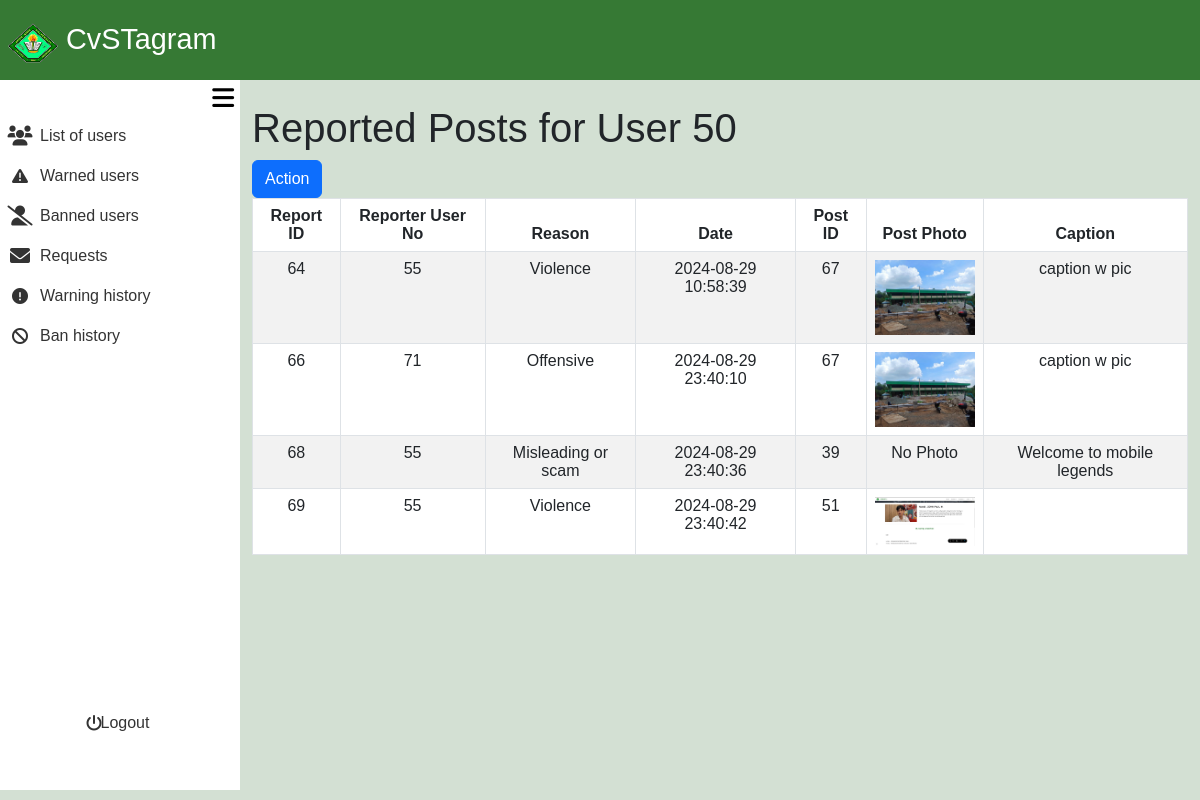
The app's page /admin_area/review_post.php?user_no=50 with its own data.
### tables this page shows
CREATE TABLE `post_reports` (
  `report_id` int(11) NOT NULL,
  `post_id` int(11) NOT NULL,
  `user_no` int(11) NOT NULL,
  `reporter_user_no` int(11) NOT NULL,
  `report_reason` varchar(100) NOT NULL,
  `report_date` timestamp NOT NULL DEFAULT current_timestamp()
);

CREATE TABLE `posts` (
  `post_id` int(11) NOT NULL,
  `user_no` int(11) DEFAULT NULL,
  `relation` varchar(10) DEFAULT NULL,
  `services` varchar(10) DEFAULT NULL,
  `caption` text DEFAULT NULL,
  `postphoto` varchar(255) DEFAULT NULL,
  `timestamp` timestamp NOT NULL DEFAULT current_timestamp()
);

### admin_area/review_post.php (the view, shortened to what this page needs)
<?php
require_once '../include/connect.php';
require_once '../include/bootsrap.php';
?>
<!DOCTYPE html>
<html lang="en">
<head>
    <link rel="stylesheet" href="admin_dashbaord.css?v=<?php echo time(); ?>">
</head>
<body>
<div class="container-fluid screen">
    <div class="container-fluid nav">
        <nav class="navbar">
            <div class="container-fluid navtexticon">
                <a class="navbar-brand px-2" href="#">
                <img src="../images/Cavite_State_University_(CvSU).png" alt="Logo" width="50" height="40" class="d-inline-block align-text-top">
                CvSTagram
                </a>
            </div>
        </nav>
    </div>
    <div class="container-fluid contbody">
    <div class="container-fluid sidenav">
    <div class="container-fluid menubutton">
        <button onclick="toggleSidenav()">
            <i class="fa-solid fa-bars"></i>
        </button>
    </div>
    <div class="container-fluid featurescont">
    <div class="container-fluid buttonlinkside">
                <div class="row">
                        <div class="col">
                            <ul>
                                <li>
                                    <a href="list_of_users.php">
                                        <div class="container-fluid listofusers">
                                            <div class="container-fluid listusericon">
                                                 <i class="fa-solid fa-users fa-lg"></i>
                                            </div>
                                            <div class="container-fluid listofusersname">
                                                List of users
                                            </div>
                                        </div>
                                    </a>
                                </li>
                            </ul>
                        </div>
                    </div>
                    <div class="row">
                        <div class="col">
                            <ul>
                                <li>
                                    <a href="active_warn.php">
                                        <div class="container-fluid listofusers">
                                            <div class="container-fluid listusericon">
                                            <i class="fa-solid fa-triangle-exclamation"></i>
                                            </div>
                                            <div class="container-fluid listofusersname">
                                                Warned users
                                            </div>
                                        </div>
                                    </a>
                                </li>
                            </ul>
                        </div>
                    </div>
                    <div class="row">
                        <div class="col">
                            <ul>
                                <li>
                                    <a href="active_ban.php">
                                        <div class="container-fluid Bannedaccounts">
                                            <div class="container-fluid Bannedaccountsicon">
                                            <i class="fa-solid fa-user-slash fa-lg"></i>
                                            </div>
                                            <div class="container-fluid Bannedaccountsname">
                                                Banned users
                                            </div>
                                        </div>
                                    </a>
                                </li>
                            </ul>
                        </div>
                    </div>
                        <div class="row">
                            <div class="col">
                                <ul>
                                    <li>
                                        <a href="request.php">
                                            <div class="container-fluid Deletedaccounts">
                                                <div class="container-fluid Deletedaccountsicon">
                                                <i class="fa-solid fa-envelope fa-lg"></i>
                                                </div>
                                                <div class="container-fluid Deletedaccountsname">
                                                        Requests
                                                </div>
                                            </div>
                                        </a>
                                    </li>
                                </ul>
                            </div>
                        </div>
                        <div class="row">
                        <div class="col">
                            <ul>
                                <li>
                                    <a href="warned_user.php">
                                        <div class="container-fluid listofusers">
                                            <div class="container-fluid listusericon">
                                            <i class="fa-solid fa-circle-exclamation"></i>
                                            </div>
                                            <div class="container-fluid listofusersname">
                                                Warning history
                                            </div>
                                        </div>
                                    </a>
                                </li>
                            </ul>
                        </div>
                    </div>
                    <div class="row">
                        <div class="col">
                            <ul>
                                <li>
                                    <a href="banned_user.php">
                                        <div class="container-fluid Bannedaccounts">
                                            <div class="container-fluid Bannedaccountsicon">
                                                <i class="fa-solid fa-ban"></i>
                                            </div>
                                            <div class="container-fluid Bannedaccountsname">
                                                Ban history
                                            </div>
                                        </div>
                                    </a>
                                </li>
                            </ul>
                        </div>
                    </div>
                    </div>
        <div class="container-fluid logoutcont">
            <div class="row">
                <div class="col">
                    <ul>
                        <li>
                            <a href="admin_logout.php">
                                <div class="container-fluid Deletedaccounts" style="border-radius: 10px;">
                                    <div class="container-fluid Deletedaccountsicon">
                                        <i class="fa-solid fa-power-off"></i>
                                    </div>
                                    <div class="container-fluid Deletedaccountsname">
                                        Logout
                                    </div>
                                </div>
                            </a>
                        </li>
                    </ul>
                </div>
            </div>
        </div>
    </div>
</div>
        </div>
        <div class="container-fluid content">
        <?php
$user_no = isset($_GET['user_no']) ? intval($_GET['user_no']) : 0;
$query = "SELECT
    pr.report_id,
    pr.reporter_user_no,
    pr.report_reason,
    pr.report_date,
    p.post_id,
    ur.user_no,
    ur.fname,
    ur.lname,
    p.postphoto,
    p.caption
FROM
    post_reports pr
JOIN
    posts p ON pr.post_id = p.post_id
JOIN
    user_registration ur ON pr.user_no = ur.user_no
WHERE
    ur.user_no = ?";
$stmt = $con->prepare($query);
$stmt->bind_param('i', $user_no);
$stmt->execute();
$reports = $stmt->get_result();
?>
    <div class="container mt-4">
        <h1>Reported Posts for User <?php echo htmlspecialchars($user_no); ?></h1>
        <a href="admin_action.php?user_no=<?php echo htmlspecialchars($user_no); ?>"><button class="btn btn-primary">Action</button></a>
        <table class="table table-bordered table-striped">
            <thead>
                <tr>
                    <th scope="col">Report ID</th>
                    <th scope="col">Reporter User No</th>
                    <th scope="col">Reason</th>
                    <th scope="col">Date</th>
                    <th scope="col">Post ID</th>
                    <th scope="col">Post Photo</th>
                    <th scope="col">Caption</th>
                </tr>
            </thead>
            <tbody>
                <?php while ($report = $reports->fetch_assoc()): ?>
                    <tr>
                        <td><?php echo htmlspecialchars($report['report_id']); ?></td>
                        <td><?php echo htmlspecialchars($report['reporter_user_no']); ?></td>
                        <td><?php echo htmlspecialchars($report['report_reason']); ?></td>
                        <td><?php echo htmlspecialchars($report['report_date']); ?></td>
                        <td><?php echo htmlspecialchars($report['post_id']); ?></td>
                        <td>
                            <?php if ($report['postphoto']): ?>
                                <img src="../include/posts_images/<?php echo htmlspecialchars($report['postphoto']); ?>" alt="Post Photo" width="100">
                            <?php else: ?>
                                No Photo
                            <?php endif; ?>
                        </td>
                        <td><?php echo htmlspecialchars($report['caption']); ?></td>
                    </tr>
                <?php endwhile; ?>
            </tbody>
        </table>
    </div>
        </div>
    </div>
</body>
</html>

### include/bootsrap.php (shortened to what this page needs)
<link href="https://cdn.jsdelivr.net/npm/bootstrap@5.3.3/dist/css/bootstrap.min.css" rel="stylesheet">
<link href="https://cdn.jsdelivr.net/npm/bootstrap@5.3.0/dist/css/bootstrap.min.css" rel="stylesheet">
<link rel="stylesheet" href="https://cdn.jsdelivr.net/npm/bootstrap-icons@1.11.3/font/bootstrap-icons.min.css">
    <link rel="stylesheet" href="https://cdnjs.cloudflare.com/ajax/libs/font-awesome/6.0.0-beta3/css/all.min.css">
<link href="https://cdn.jsdelivr.net/npm/air-datepicker@3.5.3/air-datepicker.min.css" rel="stylesheet">

### admin_area/admin_dashbaord.css (style rules this page uses)
body { font-family: Arial, Helvetica, sans-serif; padding: 0; margin: 0; background-color: #D3E0D3; }
ul, li, a { text-decoration: none; list-style-type: none; color: inherit; padding: 0; }
.container-fluid { padding: 0; }
.screen { height: 100vh; width: 100%; display: flex; flex-direction: column; }
.nav { height: 10vh; width: 100%; padding: 0; background-color: #367934; }
.contbody { display: flex; flex: 1; }
.sidenav { position: fixed; top: 10vh; left: 0; height: calc(90vh - 10px); width: 20%; transition: width 0.3s; background-color: #fff; z-index: 1000; }
.navtexticon a { color: #fff; font-size: 1.8rem; }
.menubutton { height: 5%; width: 100%; display: flex; align-items: center; justify-content: flex-end; }
.menubutton button { border: none; background-color: transparent; font-size: 25px; }
.content { margin-left: 20%; width: 80%; transition: width 0.3s, margin-left 0.3s; min-height: 90%; height: auto; }
.featurescont { height: 90%; }
.buttonlinkside { height: 90%; }
.logoutcont { width: 100%; height: 10%; display: flex; align-items: center; justify-content: center; }
.Deletedaccountsname, .Bannedaccountsname, .listofusersname { height: 100%; width: 100%; display: flex; align-items: center; justify-content: flex-start; }
.Deletedaccounts, .Bannedaccounts, .listofusers { transition: background-color 0.3s ease; border-radius: 0 10px 10px 0; flex: 0 0 auto; padding: 0; height: 100%; display: flex; align-items: center; justify-content: flex-start; flex-direction: row; }
.Deletedaccountsicon, .Bannedaccountsicon, .listusericon { width: 20%; height: 100%; display: flex; align-items: center; justify-content: center; }
.Deletedaccounts, .Bannedaccounts, .listofusers { color: #333; }
.table th, .table td { text-align: center; }

### records on screen
post_reports: report_id "64", reporter_user_no "55", report_reason "Violence", report_date "2024-08-29 10:58:39", post.post_id "67", post.postphoto (picture), post.caption "caption w pic"
post_reports: report_id "66", reporter_user_no "71", report_reason "Offensive", report_date "2024-08-29 23:40:10", post.post_id "67", post.postphoto (picture), post.caption "caption w pic"
post_reports: report_id "68", reporter_user_no "55", report_reason "Misleading or scam", report_date "2024-08-29 23:40:36", post.post_id "39", shows "No Photo", post.caption "Welcome to mobile legends"
post_reports: report_id "69", reporter_user_no "55", report_reason "Violence", report_date "2024-08-29 23:40:42", post.post_id "51", post.postphoto (picture)

### other values on screen
$user_no "50"
